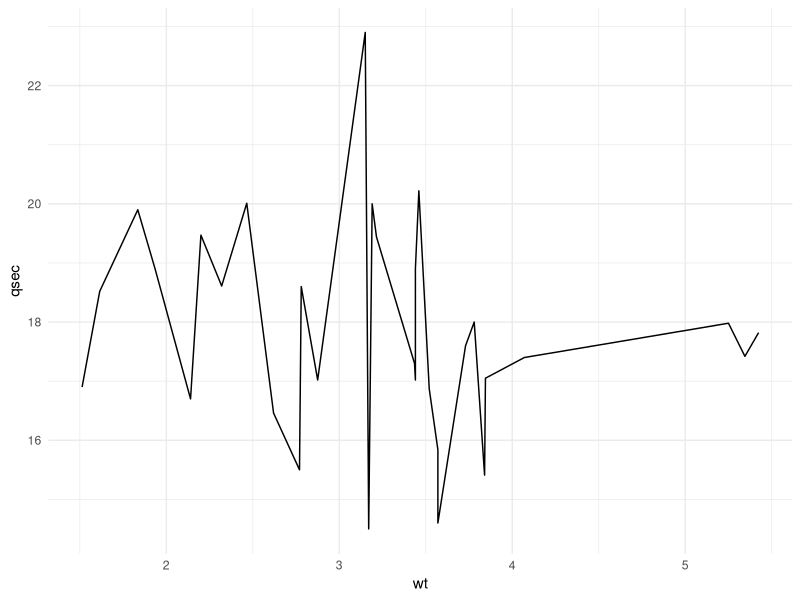

Recreate this plot in R.
library(tidyverse)
library(ggplot2)

data("mtcars")

mtcars %>% ggplot(aes(x=wt, y=qsec))+
  geom_line() +
  theme_minimal()
